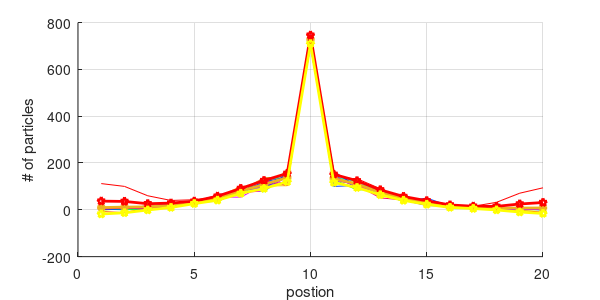

Here is the MATLAB script that generated this plot:
clc
clear
fid = fopen('periodic.txt','r')
B = textscan(fid, '%f %f %f')
fclose(fid)


l = 20;
repeats = 16; %number of repitions
timesteps = 100000; %number of timesteps
nspaces = 20; %number of spaces
nparticles = 20*80; %number of particles
C = zeros(repeats,nspaces);
pos = 0;

cmap = hsv(repeats);


hold on


for k = 1:repeats
    plot(B{1}(1:(nspaces)),B{3}(pos+1:pos+(nspaces)),'-','Color',cmap(k,:))
    grid on
    C(k,:) = B{3}(pos+1:pos+(nspaces)); %each row represents a repition
    pos = pos + nspaces;
end


p1 = plot([1:nspaces],mean(C),'*-','LineWidth',2); %plotting mean
p2 = plot([1:nspaces],(mean(C)+std(C)),'p-','Color','r','LineWidth',2); %plotting +std dev
p3 = plot([1:nspaces],(mean(C)-std(C)),'p-','Color','y','LineWidth',2); %plotting -std dev


hold off

xlabel('postion')
ylabel('# of particles')
grid on
set(gcf, 'PaperPosition', [0 0 6 3]) 
print -depsc project.eps